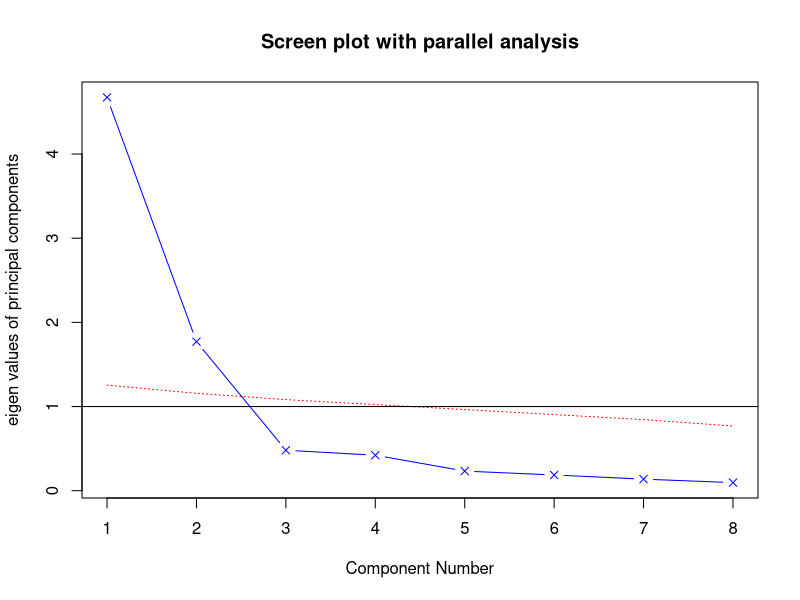
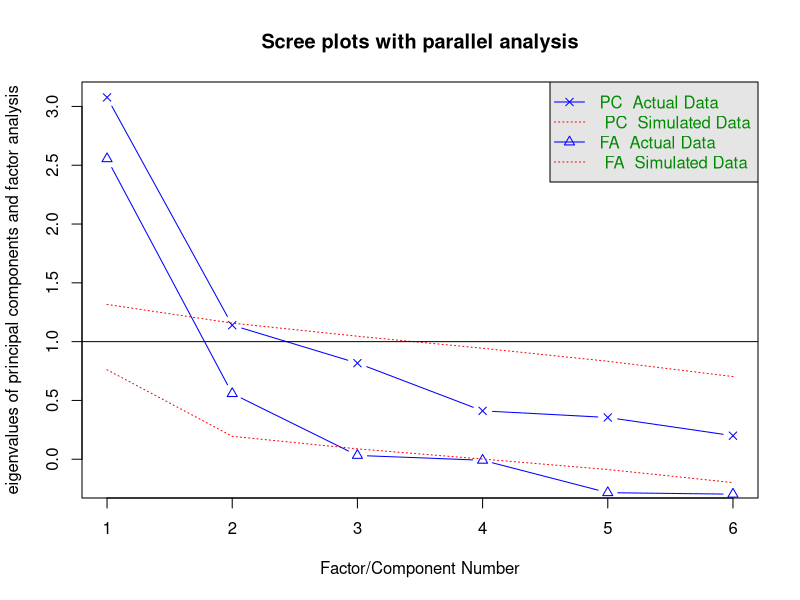
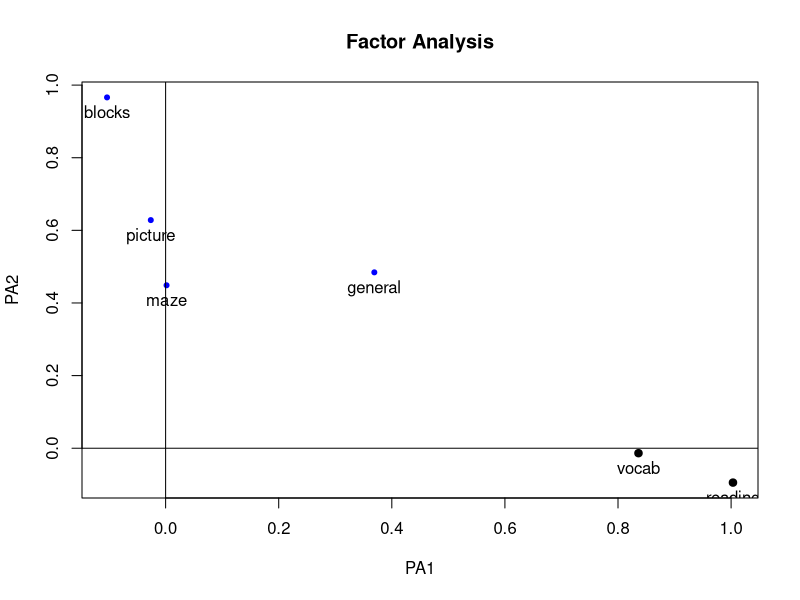
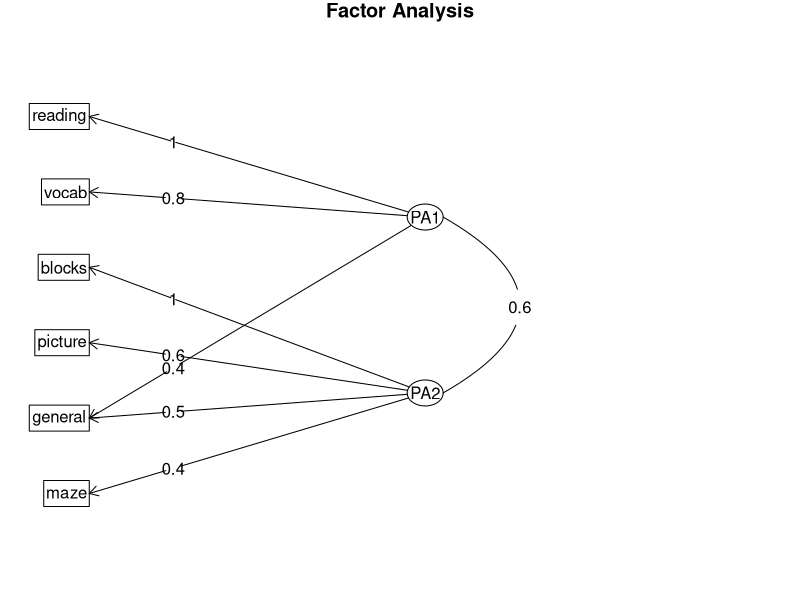

Write the R code that produced these figures, in order.
#--------------------------------------------#
# R in Action (2nd ed): Chapter 14           #
# Principal components and factor analysis   #
# requires package psych                     #
# install.packages("psych")                  #
#--------------------------------------------#

par(ask=TRUE)
set.seed(1234) # make results reproducible


# Listing 14.1 - Principal components analysis of US Judge Ratings
library(psych)
pc <- principal(USJudgeRatings[,-1], nfactors=1)
pc


# Principal components analysis Harman23.cor data
library(psych)
fa.parallel(Harman23.cor$cov, n.obs=302, fa="pc", n.iter=100,
            show.legend=FALSE, main="Screen plot with parallel analysis")

# Listing 14.2 - Principal components analysis of body measurements
library(psych)
PC <- principal(Harman23.cor$cov, nfactors=2, rotate="none")
PC

# Listing 14.3 - Principal components analysis with varimax rotation
rc <- principal(Harman23.cor$cov, nfactors=2, rotate="varimax")
rc


# Listing 14.4 - Obtaining componenet scores from raw data
library(psych)
pc <- principal(USJudgeRatings[,-1], nfactors=1, score=TRUE)
head(pc$scores)
cor(USJudgeRatings$CONT, pc$score)


# Listing 14.5 - Obtaining principal component scoring coefficients
library(psych)
rc <- principal(Harman23.cor$cov, nfactors=2, rotate="varimax")
round(unclass(rc$weights), 2)


## Exploratory factor analysis of ability.cov data

options(digits=2)
library(psych)
covariances <- ability.cov$cov
# convert covariances to correlations
correlations <- cov2cor(covariances)
correlations

# determine number of factors to extract
fa.parallel(correlations, n.obs=112, fa="both", n.iter=100,
            main="Scree plots with parallel analysis")


# Listing 14.6 - Principal axis factoring without rotation
fa <- fa(correlations, nfactors=2, rotate="none", fm="pa")
fa


# Listing 14.7 - Factor extraction with orthogonal rotation
fa.varimax <- fa(correlations, nfactors=2, rotate="varimax", fm="pa")
fa.varimax


# Listing 14.8 - Factor extraction with oblique rotation
fa.promax <- fa(correlations, nfactors=2, rotate="promax", fm="pa")
fa.promax

# calculate factor loading matrix
fsm <- function(oblique) {
  if (class(oblique)[2]=="fa" & is.null(oblique$Phi)) {
    warning("Object doesn't look like oblique EFA")
  } else {
    P <- unclass(oblique$loading)
    F <- P %*% oblique$Phi
    colnames(F) <- c("PA1", "PA2")
    return(F)
  }
}
fsm(fa.promax)

# plot factor solution
factor.plot(fa.promax, labels=rownames(fa.promax$loadings))
fa.diagram(fa.promax, simple=FALSE)

# factor scores
fa.promax$weights
